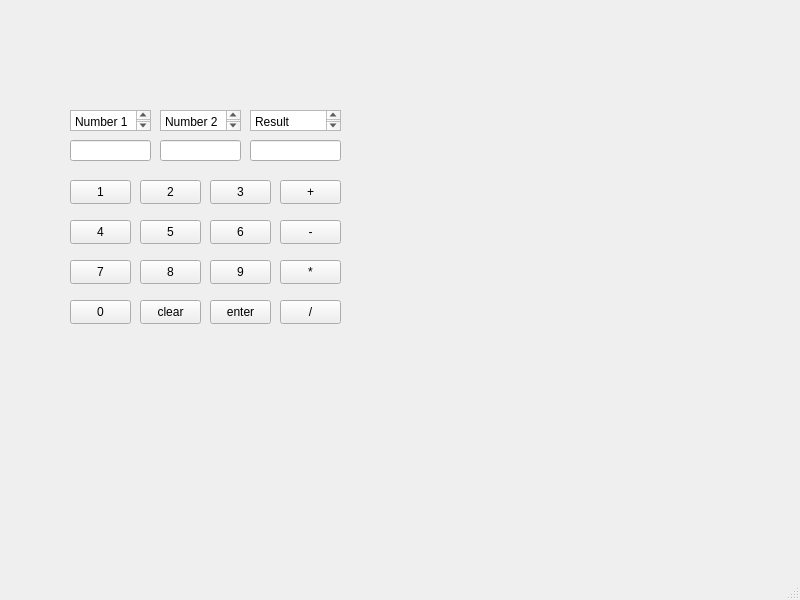
<?xml version="1.0" encoding="UTF-8"?>
<ui version="4.0">
 <class>laskin</class>
 <widget class="QMainWindow" name="laskin">
  <property name="geometry">
   <rect>
    <x>0</x>
    <y>0</y>
    <width>800</width>
    <height>600</height>
   </rect>
  </property>
  <property name="windowTitle">
   <string>laskin</string>
  </property>
  <widget class="QWidget" name="centralwidget">
   <widget class="QPushButton" name="N1">
    <property name="geometry">
     <rect>
      <x>70</x>
      <y>180</y>
      <width>61</width>
      <height>24</height>
     </rect>
    </property>
    <property name="text">
     <string>1</string>
    </property>
   </widget>
   <widget class="QPushButton" name="N2">
    <property name="geometry">
     <rect>
      <x>140</x>
      <y>180</y>
      <width>61</width>
      <height>24</height>
     </rect>
    </property>
    <property name="text">
     <string>2</string>
    </property>
   </widget>
   <widget class="QPushButton" name="N3">
    <property name="geometry">
     <rect>
      <x>210</x>
      <y>180</y>
      <width>61</width>
      <height>24</height>
     </rect>
    </property>
    <property name="text">
     <string>3</string>
    </property>
   </widget>
   <widget class="QPushButton" name="add">
    <property name="geometry">
     <rect>
      <x>280</x>
      <y>180</y>
      <width>61</width>
      <height>24</height>
     </rect>
    </property>
    <property name="text">
     <string>+</string>
    </property>
   </widget>
   <widget class="QPushButton" name="N4">
    <property name="geometry">
     <rect>
      <x>70</x>
      <y>220</y>
      <width>61</width>
      <height>24</height>
     </rect>
    </property>
    <property name="text">
     <string>4</string>
    </property>
   </widget>
   <widget class="QPushButton" name="N5">
    <property name="geometry">
     <rect>
      <x>140</x>
      <y>220</y>
      <width>61</width>
      <height>24</height>
     </rect>
    </property>
    <property name="text">
     <string>5</string>
    </property>
   </widget>
   <widget class="QPushButton" name="N6">
    <property name="geometry">
     <rect>
      <x>210</x>
      <y>220</y>
      <width>61</width>
      <height>24</height>
     </rect>
    </property>
    <property name="text">
     <string>6</string>
    </property>
   </widget>
   <widget class="QPushButton" name="sub">
    <property name="geometry">
     <rect>
      <x>280</x>
      <y>220</y>
      <width>61</width>
      <height>24</height>
     </rect>
    </property>
    <property name="text">
     <string>-</string>
    </property>
   </widget>
   <widget class="QPushButton" name="N7">
    <property name="geometry">
     <rect>
      <x>70</x>
      <y>260</y>
      <width>61</width>
      <height>24</height>
     </rect>
    </property>
    <property name="text">
     <string>7</string>
    </property>
   </widget>
   <widget class="QPushButton" name="N8">
    <property name="geometry">
     <rect>
      <x>140</x>
      <y>260</y>
      <width>61</width>
      <height>24</height>
     </rect>
    </property>
    <property name="text">
     <string>8</string>
    </property>
   </widget>
   <widget class="QPushButton" name="N9">
    <property name="geometry">
     <rect>
      <x>210</x>
      <y>260</y>
      <width>61</width>
      <height>24</height>
     </rect>
    </property>
    <property name="text">
     <string>9</string>
    </property>
   </widget>
   <widget class="QPushButton" name="mul">
    <property name="geometry">
     <rect>
      <x>280</x>
      <y>260</y>
      <width>61</width>
      <height>24</height>
     </rect>
    </property>
    <property name="text">
     <string>*</string>
    </property>
   </widget>
   <widget class="QPushButton" name="N0">
    <property name="geometry">
     <rect>
      <x>70</x>
      <y>300</y>
      <width>61</width>
      <height>24</height>
     </rect>
    </property>
    <property name="text">
     <string>0</string>
    </property>
   </widget>
   <widget class="QPushButton" name="Clear">
    <property name="geometry">
     <rect>
      <x>140</x>
      <y>300</y>
      <width>61</width>
      <height>24</height>
     </rect>
    </property>
    <property name="text">
     <string>clear</string>
    </property>
   </widget>
   <widget class="QPushButton" name="enter">
    <property name="geometry">
     <rect>
      <x>210</x>
      <y>300</y>
      <width>61</width>
      <height>24</height>
     </rect>
    </property>
    <property name="text">
     <string>enter</string>
    </property>
   </widget>
   <widget class="QPushButton" name="div">
    <property name="geometry">
     <rect>
      <x>280</x>
      <y>300</y>
      <width>61</width>
      <height>24</height>
     </rect>
    </property>
    <property name="text">
     <string>/</string>
    </property>
   </widget>
   <widget class="QLineEdit" name="num1">
    <property name="geometry">
     <rect>
      <x>70</x>
      <y>140</y>
      <width>81</width>
      <height>21</height>
     </rect>
    </property>
   </widget>
   <widget class="QLineEdit" name="num2">
    <property name="geometry">
     <rect>
      <x>160</x>
      <y>140</y>
      <width>81</width>
      <height>21</height>
     </rect>
    </property>
   </widget>
   <widget class="QLineEdit" name="result">
    <property name="geometry">
     <rect>
      <x>250</x>
      <y>140</y>
      <width>91</width>
      <height>21</height>
     </rect>
    </property>
   </widget>
   <widget class="QTextEdit" name="textEdit">
    <property name="geometry">
     <rect>
      <x>70</x>
      <y>110</y>
      <width>81</width>
      <height>21</height>
     </rect>
    </property>
    <property name="html">
     <string>&lt;!DOCTYPE HTML PUBLIC &quot;-//W3C//DTD HTML 4.0//EN&quot; &quot;http://www.w3.org/TR/REC-html40/strict.dtd&quot;&gt;
&lt;html&gt;&lt;head&gt;&lt;meta name=&quot;qrichtext&quot; content=&quot;1&quot; /&gt;&lt;meta charset=&quot;utf-8&quot; /&gt;&lt;style type=&quot;text/css&quot;&gt;
p, li { white-space: pre-wrap; }
hr { height: 1px; border-width: 0; }
li.unchecked::marker { content: &quot;\2610&quot;; }
li.checked::marker { content: &quot;\2612&quot;; }
&lt;/style&gt;&lt;/head&gt;&lt;body style=&quot; font-family:'Segoe UI'; font-size:9pt; font-weight:400; font-style:normal;&quot;&gt;
&lt;p style=&quot; margin-top:0px; margin-bottom:0px; margin-left:0px; margin-right:0px; -qt-block-indent:0; text-indent:0px;&quot;&gt;Number 1&lt;/p&gt;&lt;/body&gt;&lt;/html&gt;</string>
    </property>
   </widget>
   <widget class="QTextEdit" name="textEdit_2">
    <property name="geometry">
     <rect>
      <x>160</x>
      <y>110</y>
      <width>81</width>
      <height>21</height>
     </rect>
    </property>
    <property name="html">
     <string>&lt;!DOCTYPE HTML PUBLIC &quot;-//W3C//DTD HTML 4.0//EN&quot; &quot;http://www.w3.org/TR/REC-html40/strict.dtd&quot;&gt;
&lt;html&gt;&lt;head&gt;&lt;meta name=&quot;qrichtext&quot; content=&quot;1&quot; /&gt;&lt;meta charset=&quot;utf-8&quot; /&gt;&lt;style type=&quot;text/css&quot;&gt;
p, li { white-space: pre-wrap; }
hr { height: 1px; border-width: 0; }
li.unchecked::marker { content: &quot;\2610&quot;; }
li.checked::marker { content: &quot;\2612&quot;; }
&lt;/style&gt;&lt;/head&gt;&lt;body style=&quot; font-family:'Segoe UI'; font-size:9pt; font-weight:400; font-style:normal;&quot;&gt;
&lt;p style=&quot; margin-top:0px; margin-bottom:0px; margin-left:0px; margin-right:0px; -qt-block-indent:0; text-indent:0px;&quot;&gt;Number 2&lt;/p&gt;&lt;/body&gt;&lt;/html&gt;</string>
    </property>
   </widget>
   <widget class="QTextEdit" name="textEdit_3">
    <property name="geometry">
     <rect>
      <x>250</x>
      <y>110</y>
      <width>91</width>
      <height>21</height>
     </rect>
    </property>
    <property name="html">
     <string>&lt;!DOCTYPE HTML PUBLIC &quot;-//W3C//DTD HTML 4.0//EN&quot; &quot;http://www.w3.org/TR/REC-html40/strict.dtd&quot;&gt;
&lt;html&gt;&lt;head&gt;&lt;meta name=&quot;qrichtext&quot; content=&quot;1&quot; /&gt;&lt;meta charset=&quot;utf-8&quot; /&gt;&lt;style type=&quot;text/css&quot;&gt;
p, li { white-space: pre-wrap; }
hr { height: 1px; border-width: 0; }
li.unchecked::marker { content: &quot;\2610&quot;; }
li.checked::marker { content: &quot;\2612&quot;; }
&lt;/style&gt;&lt;/head&gt;&lt;body style=&quot; font-family:'Segoe UI'; font-size:9pt; font-weight:400; font-style:normal;&quot;&gt;
&lt;p style=&quot; margin-top:0px; margin-bottom:0px; margin-left:0px; margin-right:0px; -qt-block-indent:0; text-indent:0px;&quot;&gt;Result&lt;/p&gt;&lt;/body&gt;&lt;/html&gt;</string>
    </property>
   </widget>
  </widget>
  <widget class="QMenuBar" name="menubar">
   <property name="geometry">
    <rect>
     <x>0</x>
     <y>0</y>
     <width>800</width>
     <height>21</height>
    </rect>
   </property>
  </widget>
  <widget class="QStatusBar" name="statusbar"/>
 </widget>
 <resources/>
 <connections/>
</ui>
